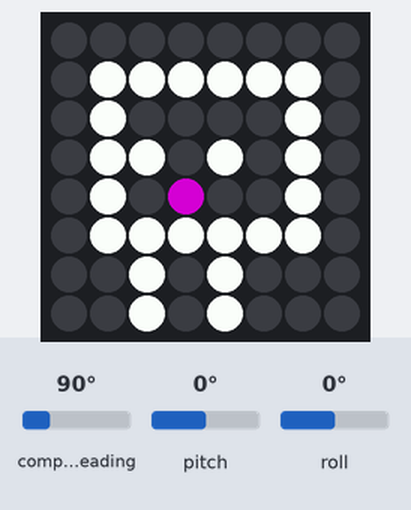
Simulated run of this program. Board: Raspberry Pi (BCM pin numbers) with a Sense HAT. On the bench: the Sense HAT's 8×8 RGB LED matrix. The test bench sets the inputs (shaded band); at power-on: compass heading 90°, pitch 0°, roll 0°. The Sense HAT reports a negative pitch or roll as 360° plus the angle; what the program prints to the terminal is not drawn.

Above: at 0.1 s.

The program:

raspimon_flip.py
```python
from sense_hat import SenseHat
from time import sleep

sense = SenseHat()

w = (255,255,255)
p = (128,0,128)
k = (0, 0, 0)

raspimon1 = [
        k, k, k, k, k, k, k, k,
        k, w, w, w, w, w, w, k,
        k, w, k, k, k, k, w, k,
        k, w, w, k, w, k, w, k,
        k, w, k, p, k, k, w, k,
        k, w, w, w, w, w, w, k,
        k, k, w, k, w, k, k, k,
        k, k, w, k, w, k, k, k
        ]

raspimon2 = [
        k, k, k, k, k, k, k, k,
        k, p, p, p, p, p, k, k,
        k, p, k, k, k, k, p, k,
        k, p, w, k, w, k, p, k,
        k, p, k, w, k, k, p, k,
        k, p, p, p, p, p, p, k,
        k, k, p, k, p, k, k, k,
        k, k, p, k, p, k, k, k
    ]


sense.set_pixels(raspimon1)


while True:
    orientation = sense.get_orientation()
    sleep(.2)
    print(orientation)

    #declare a roll variable


    #write an if statement
```
